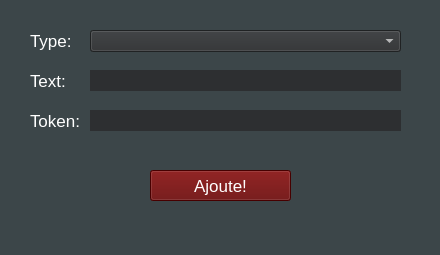
<?xml version="1.0" encoding="UTF-8"?>
<ui version="4.0">
 <class>MainWindow</class>
 <widget class="QMainWindow" name="MainWindow">
  <property name="geometry">
   <rect>
    <x>0</x>
    <y>0</y>
    <width>440</width>
    <height>255</height>
   </rect>
  </property>
  <property name="sizePolicy">
   <sizepolicy hsizetype="Fixed" vsizetype="Fixed">
    <horstretch>0</horstretch>
    <verstretch>0</verstretch>
   </sizepolicy>
  </property>
  <property name="minimumSize">
   <size>
    <width>440</width>
    <height>255</height>
   </size>
  </property>
  <property name="maximumSize">
   <size>
    <width>440</width>
    <height>255</height>
   </size>
  </property>
  <property name="windowTitle">
   <string>Custom Connections by Timruff :)!</string>
  </property>
  <property name="windowIcon">
   <iconset>
   <normaloff>favicon.ico</normaloff>favicon.ico</iconset>
  </property>
  <property name="styleSheet">
   <string notr="true">background-color: #3c4649;</string>
  </property>
  <widget class="QWidget" name="centralwidget">
   <widget class="QPushButton" name="submitBtn">
    <property name="geometry">
     <rect>
      <x>150</x>
      <y>170</y>
      <width>141</width>
      <height>31</height>
     </rect>
    </property>
    <property name="sizePolicy">
     <sizepolicy hsizetype="Fixed" vsizetype="Fixed">
      <horstretch>0</horstretch>
      <verstretch>0</verstretch>
     </sizepolicy>
    </property>
    <property name="font">
     <font>
      <pointsize>13</pointsize>
     </font>
    </property>
    <property name="styleSheet">
     <string notr="true">background-color: #630000;
color:white;</string>
    </property>
    <property name="text">
     <string>Ajoute!</string>
    </property>
   </widget>
   <widget class="QComboBox" name="typeSelect">
    <property name="geometry">
     <rect>
      <x>90</x>
      <y>30</y>
      <width>311</width>
      <height>22</height>
     </rect>
    </property>
    <property name="sizePolicy">
     <sizepolicy hsizetype="Fixed" vsizetype="Fixed">
      <horstretch>0</horstretch>
      <verstretch>0</verstretch>
     </sizepolicy>
    </property>
    <property name="styleSheet">
     <string notr="true">background-color: #2d2f31;
selection-background-color: #2d2f31;
color: white;
selection-color: white;
font-size: 13px;</string>
    </property>
    <property name="editable">
     <bool>false</bool>
    </property>
   </widget>
   <widget class="QLabel" name="typeLbl">
    <property name="geometry">
     <rect>
      <x>30</x>
      <y>30</y>
      <width>51</width>
      <height>21</height>
     </rect>
    </property>
    <property name="font">
     <font>
      <pointsize>13</pointsize>
     </font>
    </property>
    <property name="styleSheet">
     <string notr="true">color: white;</string>
    </property>
    <property name="text">
     <string>Type:</string>
    </property>
   </widget>
   <widget class="QLabel" name="textLbl">
    <property name="geometry">
     <rect>
      <x>30</x>
      <y>70</y>
      <width>51</width>
      <height>21</height>
     </rect>
    </property>
    <property name="font">
     <font>
      <pointsize>13</pointsize>
     </font>
    </property>
    <property name="styleSheet">
     <string notr="true">color: white;</string>
    </property>
    <property name="text">
     <string>Text:</string>
    </property>
   </widget>
   <widget class="QLabel" name="tokenLbl">
    <property name="geometry">
     <rect>
      <x>30</x>
      <y>110</y>
      <width>51</width>
      <height>21</height>
     </rect>
    </property>
    <property name="font">
     <font>
      <pointsize>13</pointsize>
     </font>
    </property>
    <property name="styleSheet">
     <string notr="true">color: white;</string>
    </property>
    <property name="text">
     <string>Token:</string>
    </property>
   </widget>
   <widget class="QLineEdit" name="textInput">
    <property name="geometry">
     <rect>
      <x>90</x>
      <y>70</y>
      <width>311</width>
      <height>21</height>
     </rect>
    </property>
    <property name="styleSheet">
     <string notr="true">background-color: #2d2f31;
border: 1px solid #2d2f31;
color: white;</string>
    </property>
   </widget>
   <widget class="QLineEdit" name="tokenInput">
    <property name="geometry">
     <rect>
      <x>90</x>
      <y>110</y>
      <width>311</width>
      <height>21</height>
     </rect>
    </property>
    <property name="styleSheet">
     <string notr="true">background-color: #2d2f31;
border: 1px solid #2d2f31;
color: white;</string>
    </property>
   </widget>
  </widget>
  <widget class="QMenuBar" name="menubar">
   <property name="geometry">
    <rect>
     <x>0</x>
     <y>0</y>
     <width>440</width>
     <height>21</height>
    </rect>
   </property>
  </widget>
  <widget class="QStatusBar" name="statusbar"/>
 </widget>
 <resources/>
 <connections/>
</ui>
